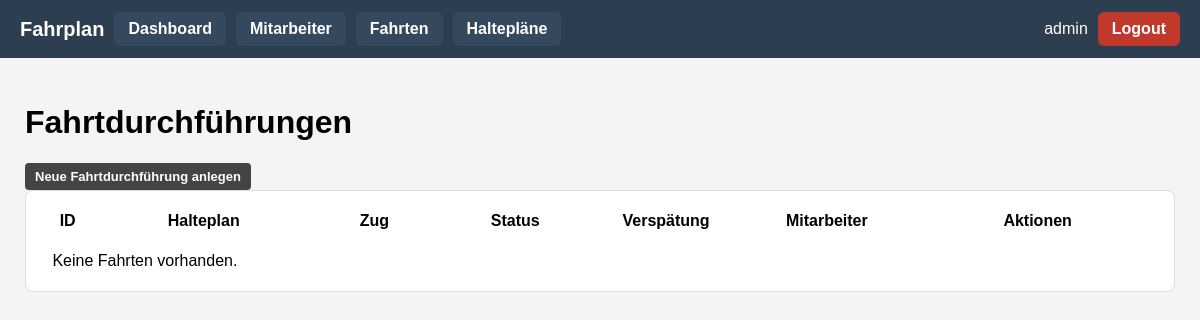
The app's page /fahrten (signed in), older data.
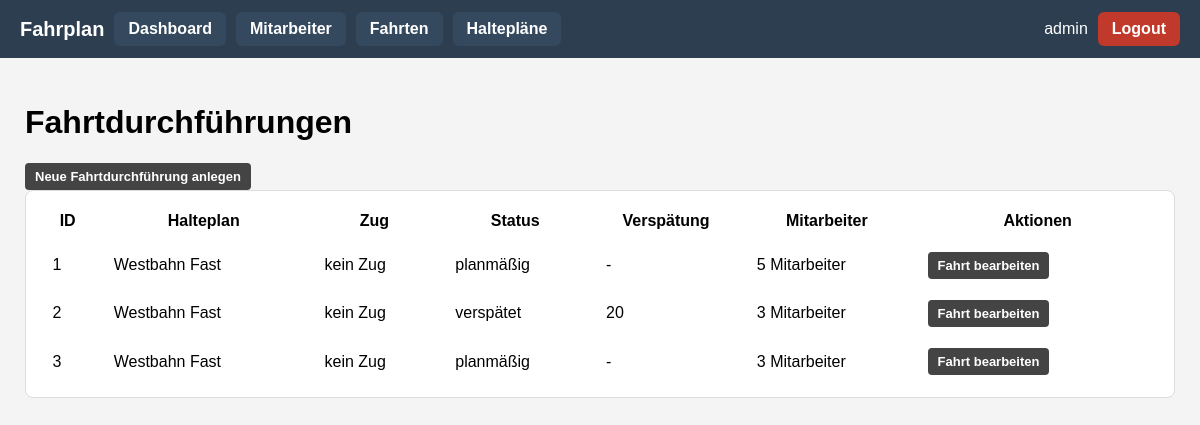
The same page, newer data.
### app/models.py (models this page shows, shortened)
class Fahrtdurchfuehrung(db.Model):
    __tablename__ = "fahrtdurchfuehrung"
    fahrt_id: so.Mapped[int] = so.mapped_column(primary_key=True)
    halteplan_id: so.Mapped[int] = so.mapped_column(
        sa.ForeignKey("halteplan.halteplan_id"), nullable=False
    )
    zug_id: so.Mapped[int] = so.mapped_column(sa.Integer, nullable=False)
    status: so.Mapped[FahrtdurchfuehrungStatus] = so.mapped_column(
        sa.Enum(FahrtdurchfuehrungStatus),
        nullable=False,
        default=FahrtdurchfuehrungStatus.PLANMAESSIG,
    )
    verspaetung_min: so.Mapped[Optional[int]] = so.mapped_column(sa.Integer)
    halteplan: so.Mapped["Halteplan"] = so.relationship(back_populates="fahrten")
    dienstzuweisungen: so.Mapped[List["Dienstzuweisung"]] = so.relationship(
        back_populates="fahrt",
        cascade="all, delete-orphan",
    )
    halte: so.Mapped[List["FahrtHalt"]] = so.relationship(
        "FahrtHalt",
        back_populates="fahrt",
        cascade="all, delete-orphan",
    )
    segmente: so.Mapped[List["FahrtSegment"]] = so.relationship(
        "FahrtSegment",
        back_populates="fahrt",
        cascade="all, delete-orphan",
    )
    abfahrt_zeit: so.Mapped[datetime] = so.mapped_column(sa.DateTime(), nullable=False)
    price_factor: so.Mapped[float] = so.mapped_column(sa.Float, nullable=False, default=1.0)
    __table_args__ = (
        sa.CheckConstraint("price_factor >= 1", name="ck_fahrt_price_factor_ge1"),
    )

class Halteplan(db.Model):
    __tablename__ = "halteplan"
    halteplan_id: so.Mapped[int] = so.mapped_column(primary_key=True)
    bezeichnung: so.Mapped[str] = so.mapped_column(sa.String(128), nullable=False)
    strecke_id: so.Mapped[int] = so.mapped_column(
        sa.ForeignKey("strecke.id"), nullable=False, index=True
    )
    strecke: so.Mapped["Strecke"] = so.relationship("Strecke")
    fahrten: so.Mapped[List["Fahrtdurchfuehrung"]] = so.relationship(
        back_populates="halteplan",
        cascade="all, delete-orphan"
    )
    haltepunkte: so.Mapped[List["Haltepunkt"]] = so.relationship(
        "Haltepunkt",
        order_by="Haltepunkt.position",
        cascade="all, delete-orphan"
    )
    segmente: so.Mapped[List["HalteplanSegment"]] = so.relationship(
        "HalteplanSegment",
        order_by="HalteplanSegment.position",
        cascade="all, delete-orphan",
    )

### app/routes.py (the view)
@app.route("/fahrten")
@login_required
@admin_required
def fahrten_list():
    fahrten = Fahrtdurchfuehrung.query.all()
    mitarbeiter_counts = {
        f.fahrt_id: len(f.dienstzuweisungen)
        for f in fahrten
    }
    return render_template(
        "fahrten_list.html",
        fahrten=fahrten,
        mitarbeiter_counts=mitarbeiter_counts,
        title="Fahrtdurchführungen"
    )

### app/models.py (called while the page is built)
@login.user_loader
def load_user(id: str):
    return db.session.get(User, int(id))

    @property
    def is_admin(self) -> bool:
        return self.role == Role.ADMIN

### app/routes.py (called while the page is built)
def admin_required(view_func):
    @wraps(view_func)
    def wrapper(*args, **kwargs):
        if not current_user.is_authenticated or not current_user.is_admin:
            abort(403)
        return view_func(*args, **kwargs)
    return wrapper

@app.before_request
def before_request():
    if current_user.is_authenticated:
        current_user.last_seen = datetime.now(timezone.utc)
        db.session.commit()

### app/templates/fahrten_list.html
{% extends "base.html" %}
{% block content %}
<h1>Fahrtdurchführungen</h1>
<div class="btn-container">
    <a href="{{ url_for('fahrten_new') }}" class="btn-primary-small">
        Neue Fahrtdurchführung anlegen
    </a>
</div>
<div class="table-wrapper">
<table class="table table-striped fahrten-table">
    <thead>
        <tr>
            <th class="col-id">ID</th>
            <th class="col-halteplan">Halteplan</th>
            <th class="col-zug">Zug</th>
            <th class="col-status">Status</th>
            <th class="col-verspaetung">Verspätung</th>
            <th class="col-mitarbeiter">Mitarbeiter</th>
            <th class="col-aktionen">Aktionen</th>
        </tr>
    </thead>
    <tbody>
        {% for f in fahrten %}
        <tr>
            <td>{{ f.fahrt_id }}</td>
            <td>{{ f.halteplan.bezeichnung }}</td>
            <td>
                {% if f.zug_id %}
                    {{ f.zug_id }}
                {% else %}
                    <span class="badge-grey">kein Zug</span>
                {% endif %}
            </td>
            <td>{{ f.status.value }}</td>
            <td>{{ f.verspaetung_min or "-" }}</td>
            <td>
                {{ mitarbeiter_counts[f.fahrt_id] | default(0) }} Mitarbeiter
            </td>
            <td>
                <a href="{{ url_for('fahrt_edit', fahrt_id=f.fahrt_id) }}"
                   class="btn-primary-small btn-inline">
                    Fahrt bearbeiten
                </a>
            </td>
        </tr>
        {% else %}
        <tr>
            <td colspan="7">Keine Fahrten vorhanden.</td>
        </tr>
        {% endfor %}
    </tbody>
</table>
</div>
{% endblock %}

Row changes from the older to the newer data that the page shows:
added Fahrtdurchfuehrung: fahrt_id "1", halteplan.bezeichnung "Westbahn Fast", zug_id "kein Zug", status.value "planmäßig", verspaetung_min "-", mitarbeiter_counts "5"
added Fahrtdurchfuehrung: fahrt_id "2", halteplan.bezeichnung "Westbahn Fast", zug_id "kein Zug", status.value "verspätet", verspaetung_min "20", mitarbeiter_counts "3"
added Fahrtdurchfuehrung: fahrt_id "3", halteplan.bezeichnung "Westbahn Fast", zug_id "kein Zug", status.value "planmäßig", verspaetung_min "-"
Text that changed along with them:
text no longer shown: "Keine Fahrten vorhanden."
